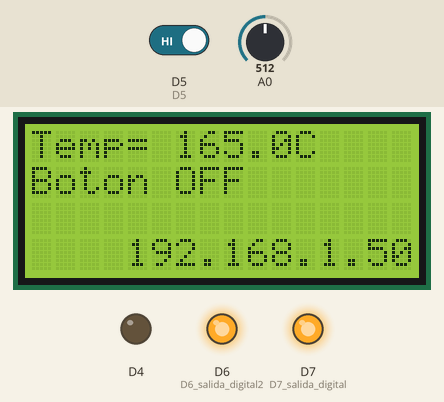
Simulated run of this sketch. Board: ESP8266 (NodeMCU). Parts: 16×4 character LCD, output pins drawn as LEDs (lit = HIGH). The inputs (shaded band) are chosen by the test bench; at power-on: D5 HIGH, A0 = 512. WiFi joins after 1.5 s; servers stay silent unless stated; random numbers use the default seed unless the sketch sets one; no MQTT or app messages arrive unless stated; what the sketch prints to the serial monitor is not drawn.

Above: at 5.7 s.
5.8 s: D5 driven LOW
8.1 s: A0 set to 321
At 9.8 s:
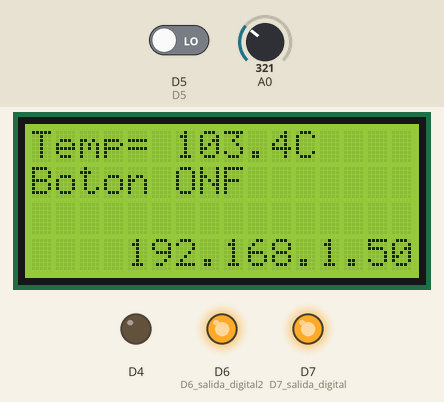
10.1 s: A0 set to 301
At 11.4 s:
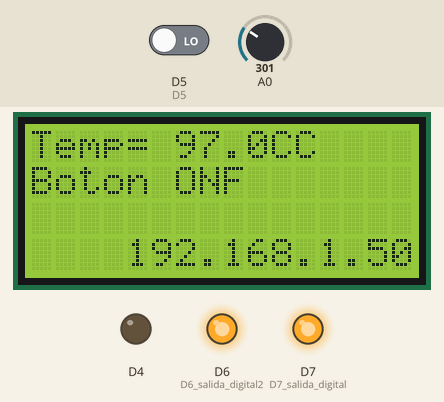
12.1 s: D5 driven HIGH
14.1 s: A0 set to 34
At 15.7 s:
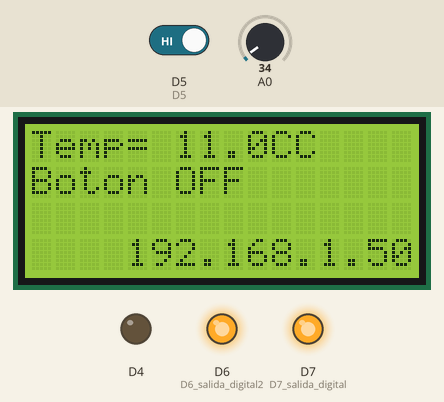
16.1 s: A0 set to 27
At 17.2 s:
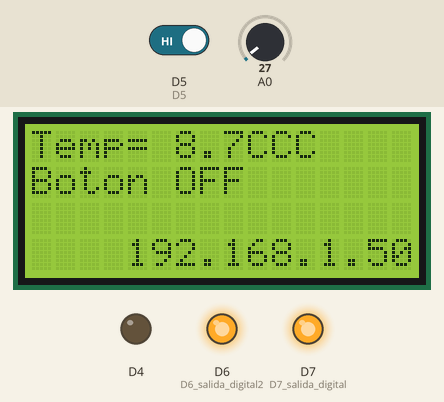
Timing chart, 0 to 19.1 s (numbered marks = the images above; inputs shaded):
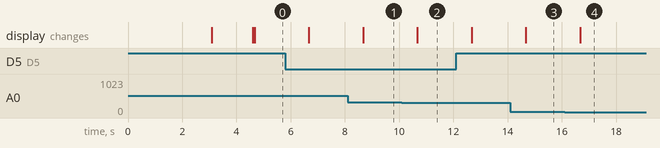

The sketch:

nodemcu_mqtt_dashboard.ino
```cpp
#include <ESP8266WiFi.h>
#include <PubSubClient.h>
#include <WiFiManager.h>

#include  <Wire.h>
#include  <LiquidCrystal_I2C.h>

WiFiServer server(80);

LiquidCrystal_I2C lcd(0x27, 2, 1, 0, 4, 5, 6, 7, 3, POSITIVE);

//-------------------VARIABLES GLOBALES--------------------------
int contconexion = 0;

//const char *ssid = "HS";
//const char *password = "chivochivo4025";
char   SERVER[50]   = "3.83.223.148"; //"m11.cloudmqtt.com"
int    SERVERPORT   = 16287;
String USERNAME = "nodemcu";
char   PASSWORD[50] = "12345678";

unsigned long previousMillis = 0;

char charPulsador [15];
String strPulsador;
String strPulsadorUltimo;

char PLACA[50];

char valueStr[15];
String strtemp = "";
char TEMPERATURA[50];
char PULSADOR[50];
char SALIDADIGITAL[50];
char SALIDADIGITAL2[50];

//-------------------------------------------------------------------------
WiFiClient espClient;
PubSubClient client(espClient);

//------------------------CALLBACK-----------------------------
void callback(char* topic, byte* payload, unsigned int length) {

  char PAYLOAD[5] = "    ";

  Serial.print("Mensaje Recibido: [");
  Serial.print(topic);
  Serial.print("] ");
  for (int i = 0; i < length; i++) {
    PAYLOAD[i] = (char)payload[i];
  }
  Serial.println(PAYLOAD);

  if (String(topic) ==  String(SALIDADIGITAL)) {
    if (payload[1] == 'N') {
      digitalWrite(D6, LOW);
    }
    if (payload[1] == 'F') {
      digitalWrite(D6, HIGH);
    }
  }

  if (String(topic) ==  String(SALIDADIGITAL2)) {
    if (payload[1] == 'N') {
      digitalWrite(D7, LOW);
    }
    if (payload[1] == 'F') {
      digitalWrite(D7, HIGH);
    }
  }

  if (String(topic) ==  String(SALIDADIGITAL)) {
    if (payload[0] == 'A') {
      digitalWrite(D4, HIGH);
    }
    if (payload[0] == 'B') {
      digitalWrite(D4, LOW);
    }
  }

}

//------------------------RECONNECT-----------------------------
void reconnect() {
  uint8_t retries = 3;
  // Loop hasta que estamos conectados
  while (!client.connected()) {
    Serial.print("Intentando conexion MQTT...");
    // Crea un ID de cliente al azar
    String clientId = "ESP8266Client-";
    clientId += String(random(0xffff), HEX);
    // Attempt to connect
    USERNAME.toCharArray(PLACA, 50);
    if (client.connect("", PLACA, PASSWORD)) {
      Serial.println("conectado");
      client.subscribe(SALIDADIGITAL);
      client.subscribe(SALIDADIGITAL2);
    } else {
      Serial.print("fallo, rc=");
      Serial.print(client.state());
      Serial.println(" intenta nuevamente en 5 segundos");
      // espera 5 segundos antes de reintentar
      delay(5000);
    }
    retries--;
    if (retries == 0) {
      // esperar a que el WDT lo reinicie
      while (1);
    }
  }
}

//------------------------SETUP-----------------------------
void setup() {


  //---------------------------LCD init--------------------------
  //-------------------------------------------------------------
  // Indicar a la libreria que tenemos conectada una pantalla de 16x2
  lcd.begin(16, 4);
  // Mover el cursor a la primera posición de la pantalla (0, 0)
  lcd.home();
  // Imprimir "Hola Mundo" en la primera linea
  lcd.print("NodeMCU");
  // Mover el cursor a la segunda linea (1) primera columna
  lcd.setCursor ( 0, 1 );
  // Imprimir otra cadena en esta posicion
  lcd.print("ESP8266");
  delay(3000);
  lcd.clear();
  //-------------------------------------------------------------
  //-------------------------------------------------------------


  //prepara salidas
  pinMode(D4,OUTPUT);
  digitalWrite(D4,LOW);
  pinMode(D7, OUTPUT); // D7 salida digital
  digitalWrite(D7, HIGH); // analogWrite(pin, value);
  pinMode(D6, OUTPUT); // D6 salida digital2
  digitalWrite(D6, HIGH);

  // Entradas
  pinMode(14, INPUT); // D5

  // Inicia Serial
  Serial.begin(115200);
  Serial.println("");

  // Conexión WIFI

  WiFiManager wifiManager;

  //wifiManager.resetSettings(); //RESET Valores de conexion

  wifiManager.autoConnect("Nodemcu AP");
  Serial.println("Conectado!!...)");
  Serial.println(" ");
  Serial.print("IP address: "); Serial.println(WiFi.localIP());
  server.begin();      // Inicia el NodeMCU en modo Station
  lcd.setCursor(0,3);
  lcd.print(WiFi.localIP());


  /*WiFi.begin(ssid, password);
    while (WiFi.status() != WL_CONNECTED and contconexion <50) { //Cuenta hasta 50 si no se puede conectar lo cancela
    ++contconexion;
    delay(500);
    Serial.print(".");
    }
    if (contconexion <50) {
      //para usar con ip fija
      IPAddress ip(192,168,1,156);
      IPAddress gateway(192,168,1,1);
      IPAddress subnet(255,255,255,0);
      WiFi.config(ip, gateway, subnet);

      Serial.println("");
      Serial.println("WiFi conectado");
      Serial.println(WiFi.localIP());
    }
    else {
      Serial.println("");
      Serial.println("Error de conexion");
    }*/

  client.setServer(SERVER, SERVERPORT);
  client.setCallback(callback);

  String temperatura = "/" + USERNAME + "/" + "temperatura";
  temperatura.toCharArray(TEMPERATURA, 50);
  /*String pulsador = "/" + USERNAME + "/" + "pulsador";
  pulsador.toCharArray(PULSADOR, 50);*/
  String salidaDigital = "/" + USERNAME + "/" + "salidaDigital";
  salidaDigital.toCharArray(SALIDADIGITAL, 50);
  String salidaDigital2 = "/" + USERNAME + "/" + "salidaDigital2";
  salidaDigital2.toCharArray(SALIDADIGITAL2, 50);

}

//--------------------------LOOP--------------------------------
void loop() {

  if (!client.connected()) {
    reconnect();
  }
  client.loop();

  unsigned long currentMillis = millis();

  if (currentMillis - previousMillis >= 1000) { //envia la temperatura cada 10 segundos
    previousMillis = currentMillis;
    int analog = analogRead(17);
    float temp = analog * 0.322265625;
    strtemp = String(temp, 1); //1 decimal
    strtemp.toCharArray(valueStr, 15);
    Serial.println("Enviando: [" +  String(TEMPERATURA) + "] " + strtemp);
    client.publish(TEMPERATURA, valueStr);
    //==============================================================================
    //lcd.clear();
    lcd.home();
    lcd.print("Temp= ");
    lcd.print(strtemp);
    lcd.print("C");
    lcd.setCursor(0,1);
    lcd.print("Boton ");
    if(strPulsador == "presionado"){
      lcd.print("ON");
    }else{
      lcd.print("OFF");
    }

    //==============================================================================
  }

  if (digitalRead(D5) == 0) {
    strPulsador = "presionado";
  } else {
    strPulsador = "NO presionado";
  }

  if (strPulsador != strPulsadorUltimo) { //envia el estado del pulsador solamente cuando cambia.
    strPulsadorUltimo = strPulsador;
    strPulsador.toCharArray(valueStr, 15);
    Serial.println("Enviando: [" +  String(PULSADOR) + "] " + strPulsador);
    client.publish(PULSADOR, valueStr);
  }
}
```

Measured:
- the behaviour switches between 311 and 310 on A0 (found by bisection; images 1 and 2)
- the behaviour switches between 31 and 30 on A0 (found by bisection; images 3 and 4)
- after the input at 8.1 s, the display: changes after 0.57 s (image 1)
- after the input at 10.1 s, the display: changes after 0.57 s (image 2)
- after the input at 14.1 s, the display: changes after 0.57 s (image 3)
- after the input at 16.1 s, the display: changes after 0.57 s (image 4)
